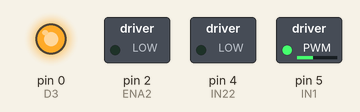
Recording of a sketch running on a simulated Arduino Uno, built with avr-gcc and run on an emulated ATmega328P. Shown: switched loads named in the sketch (green lamp = pin HIGH), output pins drawn as LEDs (lit = HIGH). Pins used as bus, display or sensor lines are not drawn.

Above: at 0.05 s.
At 9.95 s:
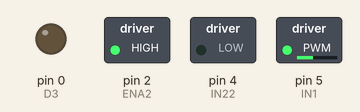
Timing chart, 0 to 11.5 s (numbered marks = the images above):
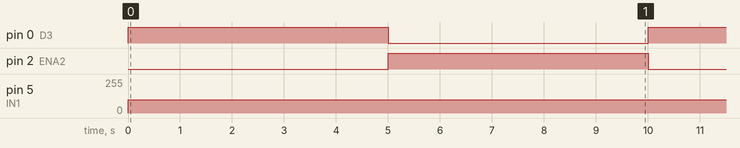

Measured:
- by itself, pin 0 (D3), pin 2 (ENA2): alternates HIGH for 5.0 s and LOW for 5.0 s
- by itself, pin 5 (IN1): 0/255 → 100/255 at 0.00 s

The sketch:

motor_dc.ino
```cpp
#define D0    16
#define D1    5
#define D2    4
#define D3    0
#define D4    2
#define D5    14
#define D6    12
#define D7    13
#define D8    15
#define D9    3
#define D10   1

#define ENA    D1 //BRANCO AMARELO
#define IN1    D5 //CINZA VERDE
#define IN2    D6 //BRANCO AZUL

#define ENA2    D2 //BRANCO
#define IN12    D3 //VERDE
#define IN22    D4 //AZUL


void setup() {
  pinMode(ENA, OUTPUT);
  pinMode(IN1, OUTPUT);
  pinMode(IN2, OUTPUT);
  pinMode(ENA2, OUTPUT);
  pinMode(IN12, OUTPUT);
  pinMode(IN22, OUTPUT);
  digitalWrite(IN1, LOW);
  digitalWrite(IN2, LOW);
  digitalWrite(IN12, LOW);
  digitalWrite(IN22, LOW);

}

void loop() {
  analogWrite(ENA, 100);
  analogWrite(ENA2, 100);

  digitalWrite(IN1, HIGH);
  digitalWrite(IN12, HIGH);
  digitalWrite(IN2, LOW);
  digitalWrite(IN22, LOW);
  delay(5000);

  digitalWrite(IN1, LOW);
  digitalWrite(IN12, LOW);
  digitalWrite(IN2, HIGH);
  digitalWrite(IN22, HIGH);
  delay(5000);

  digitalWrite(IN1, LOW);
  digitalWrite(IN2, LOW);
  digitalWrite(IN12, LOW);
  digitalWrite(IN22, LOW);
}
```
